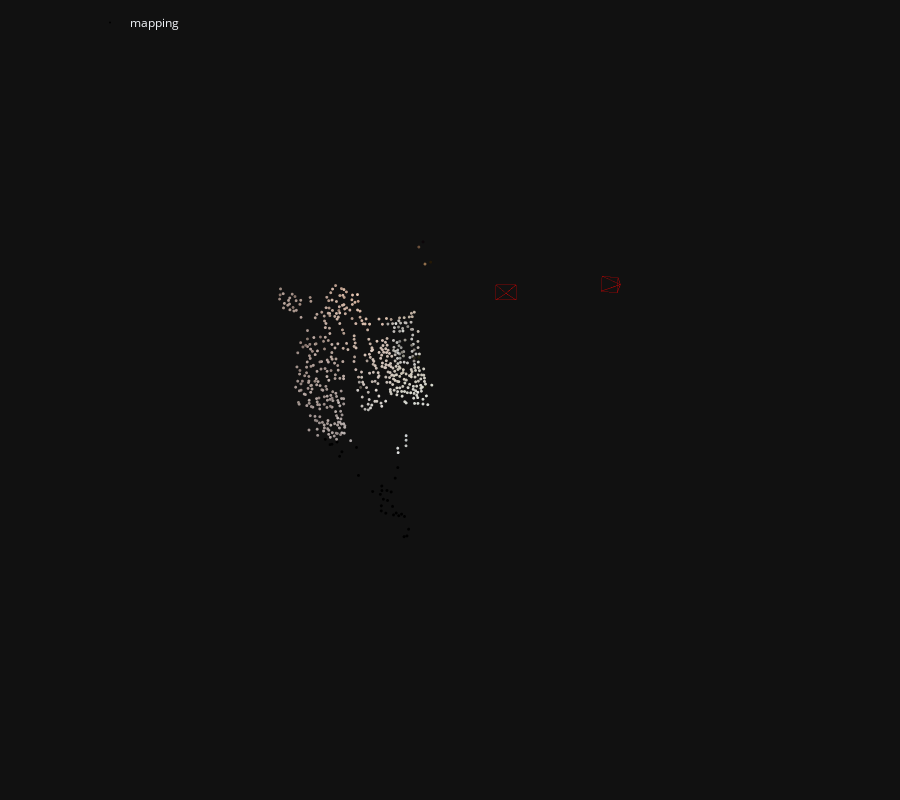

The cell this chart's notebook holds for it:
### Code cell
from deepsfm import reconstruct_images
import pycolmap
from visualize3d import plot_reconstruction, init_figure

recon = pycolmap.Reconstruction()
recon.read(".")

fig = init_figure()
plot_reconstruction(fig, recon, color='rgba(255,0,0,0.5)', name="mapping", points_rgb=True)
fig.show()

### Figure 1 — Plotly figure (JSON) as saved in the notebook; plotly's stock layout.template omitted (floating-point values rounded to 4 significant figures; data arrays with more than 128 entries replaced by an {"elided": "..."} marker saying what was removed)
{"data": [{"legendgroup": "mapping", "marker": {"color": {"elided": "525x3 int values"}, "line": {"width": 0}, "size": 1}, "mode": "markers", "name": "mapping", "type": "scatter3d", "x": {"elided": "525 float values"}, "y": {"elided": "525 float values"}, "z": {"elided": "525 float values"}}, {"hovertemplate": "Image(image_id=2, camera=Camera(camera_id=1), name=\"IMG_2211.jpeg\", has_pose=1, triangulated=532/2048)", "legendgroup": "mapping", "line": {"color": "rgba(255,0,0,0.5)", "width": 1}, "mode": "lines", "name": "2", "showlegend": false, "type": "scatter3d", "x": [3.964, 2.695, 3.803, 3.964, 3.803, 3.729, 3.964, 3.729, 2.621, 3.964, 2.621, 2.695], "y": [-0.1499, -0.7052, -0.5433, -0.1499, -0.5433, 0.4949, -0.1499, 0.4949, 0.333, -0.1499, 0.333, -0.7052], "z": [3.044, 3.673, 4.504, 3.044, 4.504, 4.401, 3.044, 4.401, 3.57, 3.044, 3.57, 3.673]}, {"hovertemplate": "Image(image_id=1, camera=Camera(camera_id=1), name=\"IMG_2210.jpeg\", has_pose=1, triangulated=532/2048)", "legendgroup": "mapping", "line": {"color": "rgba(255,0,0,0.5)", "width": 1}, "mode": "lines", "name": "1", "showlegend": false, "type": "scatter3d", "x": [-3.964, -4.661, -3.267, -3.964, -3.267, -3.267, -3.964, -3.267, -4.661, -3.964, -4.661, -4.661], "y": [0.1499, -0.3731, -0.3731, 0.1499, -0.3731, 0.6728, 0.1499, 0.6728, 0.6728, 0.1499, 0.6728, -0.3731], "z": [-3.044, -1.797, -1.797, -3.044, -1.797, -1.797, -3.044, -1.797, -1.797, -3.044, -1.797, -1.797]}], "layout": {"height": 800, "legend": {"orientation": "h", "x": 0.1, "xanchor": "left", "y": 0.99, "yanchor": "top"}, "margin": {"b": 0, "l": 0, "pad": 0, "r": 0, "t": 0}, "scene": {"aspectmode": "data", "camera": {"eye": {"x": 0, "y": -0.1, "z": -2}, "projection": {"type": "orthographic"}, "up": {"x": 0, "y": -1, "z": 0}}, "dragmode": "orbit", "xaxis": {"autorange": true, "showbackground": false, "showgrid": false, "showline": false, "showticklabels": true, "visible": false}, "yaxis": {"autorange": true, "showbackground": false, "showgrid": false, "showline": false, "showticklabels": true, "visible": false}, "zaxis": {"autorange": true, "showbackground": false, "showgrid": false, "showline": false, "showticklabels": true, "visible": false}}}}
